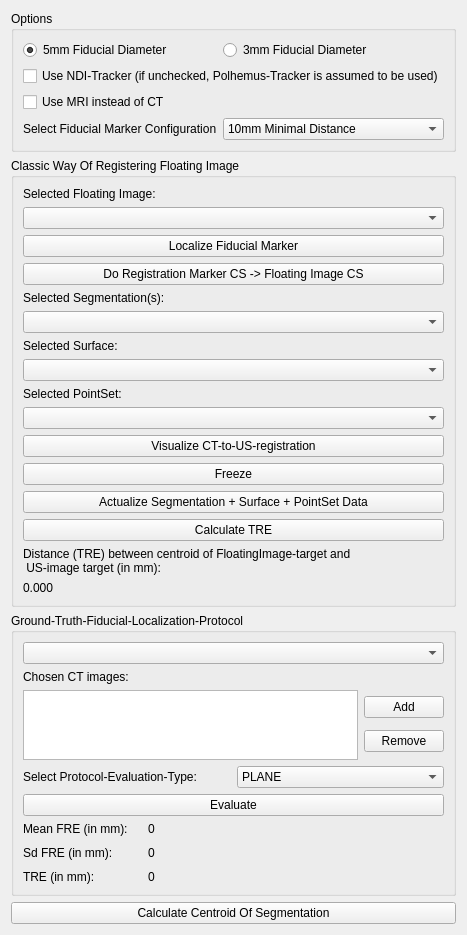
<?xml version="1.0" encoding="UTF-8"?>
<ui version="4.0">
 <class>QmitkUSNavigationStepCtUsRegistration</class>
 <widget class="QWidget" name="QmitkUSNavigationStepCtUsRegistration">
  <property name="geometry">
   <rect>
    <x>0</x>
    <y>0</y>
    <width>412</width>
    <height>933</height>
   </rect>
  </property>
  <property name="windowTitle">
   <string>Form</string>
  </property>
  <layout class="QVBoxLayout" name="verticalLayout">
   <item>
    <widget class="QGroupBox" name="optionsGroupBox">
     <property name="title">
      <string>Options</string>
     </property>
     <layout class="QFormLayout" name="formLayout">
      <item row="0" column="0">
       <widget class="QRadioButton" name="fiducialDiameter5mmRadioButton">
        <property name="text">
         <string>5mm Fiducial Diameter</string>
        </property>
        <property name="checked">
         <bool>true</bool>
        </property>
       </widget>
      </item>
      <item row="0" column="1">
       <widget class="QRadioButton" name="fiducialDiameter3mmRadioButton">
        <property name="text">
         <string>3mm Fiducial Diameter</string>
        </property>
        <property name="checked">
         <bool>false</bool>
        </property>
       </widget>
      </item>
      <item row="4" column="0">
       <widget class="QLabel" name="selectFiducialMarkerConfigurationLabel">
        <property name="text">
         <string>Select Fiducial Marker Configuration</string>
        </property>
       </widget>
      </item>
      <item row="4" column="1">
       <widget class="QComboBox" name="fiducialMarkerConfigurationComboBox">
        <item>
         <property name="text">
          <string>10mm Minimal Distance</string>
         </property>
        </item>
        <item>
         <property name="text">
          <string>15mm Minimal Distance</string>
         </property>
        </item>
        <item>
         <property name="text">
          <string>20mm Minimal Distance</string>
         </property>
        </item>
       </widget>
      </item>
      <item row="1" column="0" colspan="2">
       <widget class="QCheckBox" name="useNdiTrackerCheckBox">
        <property name="text">
         <string>Use NDI-Tracker (if unchecked, Polhemus-Tracker is assumed to be used)</string>
        </property>
        <property name="autoExclusive">
         <bool>false</bool>
        </property>
       </widget>
      </item>
      <item row="2" column="0">
       <widget class="QCheckBox" name="useMriCheckBox">
        <property name="text">
         <string>Use MRI instead of CT</string>
        </property>
       </widget>
      </item>
     </layout>
    </widget>
   </item>
   <item>
    <widget class="QGroupBox" name="classicWayRegisteringCtImageGroupBox">
     <property name="title">
      <string>Classic Way Of Registering Floating Image</string>
     </property>
     <layout class="QVBoxLayout" name="verticalLayout_4">
      <item>
       <widget class="QLabel" name="selectedFloatingImageLabel">
        <property name="text">
         <string>Selected Floating Image:</string>
        </property>
       </widget>
      </item>
      <item>
       <widget class="QmitkDataStorageComboBox" name="floatingImageComboBox"/>
      </item>
      <item>
       <spacer name="verticalSpacer_2">
        <property name="orientation">
         <enum>Qt::Vertical</enum>
        </property>
        <property name="sizeHint" stdset="0">
         <size>
          <width>20</width>
          <height>40</height>
         </size>
        </property>
       </spacer>
      </item>
      <item>
       <widget class="QPushButton" name="localizeFiducialMarkerPushButton">
        <property name="text">
         <string>Localize Fiducial Marker</string>
        </property>
       </widget>
      </item>
      <item>
       <widget class="QPushButton" name="doRegistrationMarkerToImagePushButton">
        <property name="text">
         <string>Do Registration Marker CS -&gt; Floating Image CS</string>
        </property>
       </widget>
      </item>
      <item>
       <widget class="QLabel" name="selectedSegmentationsLabel">
        <property name="text">
         <string>Selected Segmentation(s):</string>
        </property>
       </widget>
      </item>
      <item>
       <widget class="QmitkDataStorageComboBox" name="segmentationComboBox"/>
      </item>
      <item>
       <widget class="QLabel" name="selectedSurfaceLabel">
        <property name="text">
         <string>Selected Surface:</string>
        </property>
       </widget>
      </item>
      <item>
       <widget class="QmitkDataStorageComboBox" name="selectedSurfaceComboBox"/>
      </item>
      <item>
       <widget class="QLabel" name="pointSetComboBoxLabel">
        <property name="text">
         <string>Selected PointSet:</string>
        </property>
       </widget>
      </item>
      <item>
       <widget class="QmitkDataStorageComboBox" name="pointSetComboBox"/>
      </item>
      <item>
       <widget class="QPushButton" name="visualizeCTtoUSregistrationPushButton">
        <property name="text">
         <string>Visualize CT-to-US-registration</string>
        </property>
       </widget>
      </item>
      <item>
       <widget class="QPushButton" name="freezeUnfreezePushButton">
        <property name="text">
         <string>Freeze</string>
        </property>
       </widget>
      </item>
      <item>
       <widget class="QPushButton" name="actualizeSegmentationSurfacePSetDataPushButton">
        <property name="text">
         <string>Actualize Segmentation + Surface + PointSet Data</string>
        </property>
       </widget>
      </item>
      <item>
       <widget class="QPushButton" name="calculateTREPushButton">
        <property name="text">
         <string>Calculate TRE</string>
        </property>
       </widget>
      </item>
      <item>
       <widget class="QLabel" name="distanceTRELabel">
        <property name="text">
         <string>Distance (TRE) between centroid of FloatingImage-target and
 US-image target (in mm):</string>
        </property>
       </widget>
      </item>
      <item>
       <widget class="QLabel" name="distanceTREValue">
        <property name="text">
         <string>0.000</string>
        </property>
       </widget>
      </item>
     </layout>
    </widget>
   </item>
   <item>
    <widget class="QGroupBox" name="groundTruthFiducialLocalizationProtocolGroupBox">
     <property name="title">
      <string>Ground-Truth-Fiducial-Localization-Protocol</string>
     </property>
     <layout class="QVBoxLayout" name="verticalLayout_2">
      <item>
       <widget class="QmitkDataStorageComboBox" name="ctImagesToChooseComboBox"/>
      </item>
      <item>
       <widget class="QLabel" name="chosenCtImagesLabel">
        <property name="text">
         <string>Chosen CT images:</string>
        </property>
       </widget>
      </item>
      <item>
       <layout class="QHBoxLayout" name="horizontalLayout">
        <property name="topMargin">
         <number>0</number>
        </property>
        <item>
         <widget class="QListWidget" name="chosenCtImagesListWidget"/>
        </item>
        <item>
         <layout class="QVBoxLayout" name="verticalLayout_5">
          <property name="rightMargin">
           <number>0</number>
          </property>
          <item>
           <widget class="QPushButton" name="addCtImagePushButton">
            <property name="text">
             <string>Add</string>
            </property>
           </widget>
          </item>
          <item>
           <widget class="QPushButton" name="removeCtImagePushButton">
            <property name="text">
             <string>Remove</string>
            </property>
           </widget>
          </item>
         </layout>
        </item>
       </layout>
      </item>
      <item>
       <layout class="QHBoxLayout" name="horizontalLayout_2">
        <property name="topMargin">
         <number>0</number>
        </property>
        <item>
         <widget class="QLabel" name="label">
          <property name="text">
           <string>Select Protocol-Evaluation-Type:</string>
          </property>
         </widget>
        </item>
        <item>
         <widget class="QComboBox" name="protocolEvaluationTypeComboBox">
          <item>
           <property name="text">
            <string>PLANE</string>
           </property>
          </item>
          <item>
           <property name="text">
            <string>ANGLE</string>
           </property>
          </item>
         </widget>
        </item>
       </layout>
      </item>
      <item>
       <widget class="QPushButton" name="evaluateProtocolPushButton">
        <property name="text">
         <string>Evaluate</string>
        </property>
       </widget>
      </item>
      <item>
       <layout class="QFormLayout" name="formLayout_2">
        <property name="fieldGrowthPolicy">
         <enum>QFormLayout::ExpandingFieldsGrow</enum>
        </property>
        <property name="horizontalSpacing">
         <number>20</number>
        </property>
        <property name="verticalSpacing">
         <number>10</number>
        </property>
        <property name="topMargin">
         <number>0</number>
        </property>
        <item row="0" column="0">
         <widget class="QLabel" name="meanFRELabel">
          <property name="text">
           <string>Mean FRE (in mm):</string>
          </property>
         </widget>
        </item>
        <item row="0" column="1">
         <widget class="QLabel" name="meanFREValue">
          <property name="text">
           <string>0</string>
          </property>
         </widget>
        </item>
        <item row="1" column="0">
         <widget class="QLabel" name="sdFRELabel">
          <property name="text">
           <string>Sd FRE (in mm):</string>
          </property>
         </widget>
        </item>
        <item row="1" column="1">
         <widget class="QLabel" name="sdFREValue">
          <property name="text">
           <string>0</string>
          </property>
         </widget>
        </item>
        <item row="2" column="0">
         <widget class="QLabel" name="TRELabel">
          <property name="text">
           <string>TRE (in mm):</string>
          </property>
         </widget>
        </item>
        <item row="2" column="1">
         <widget class="QLabel" name="TREValue">
          <property name="text">
           <string>0</string>
          </property>
         </widget>
        </item>
       </layout>
      </item>
     </layout>
    </widget>
   </item>
   <item>
    <widget class="QPushButton" name="calculateCenterPushButton">
     <property name="text">
      <string>Calculate Centroid Of Segmentation</string>
     </property>
    </widget>
   </item>
   <item>
    <spacer name="verticalSpacer">
     <property name="orientation">
      <enum>Qt::Vertical</enum>
     </property>
     <property name="sizeHint" stdset="0">
      <size>
       <width>20</width>
       <height>40</height>
      </size>
     </property>
    </spacer>
   </item>
  </layout>
 </widget>
 <customwidgets>
  <customwidget>
   <class>QmitkDataStorageComboBox</class>
   <extends>QComboBox</extends>
   <header location="global">QmitkDataStorageComboBox.h</header>
  </customwidget>
 </customwidgets>
 <resources>
  <include location="../../../resources/USNavigation.qrc"/>
 </resources>
 <connections/>
</ui>
